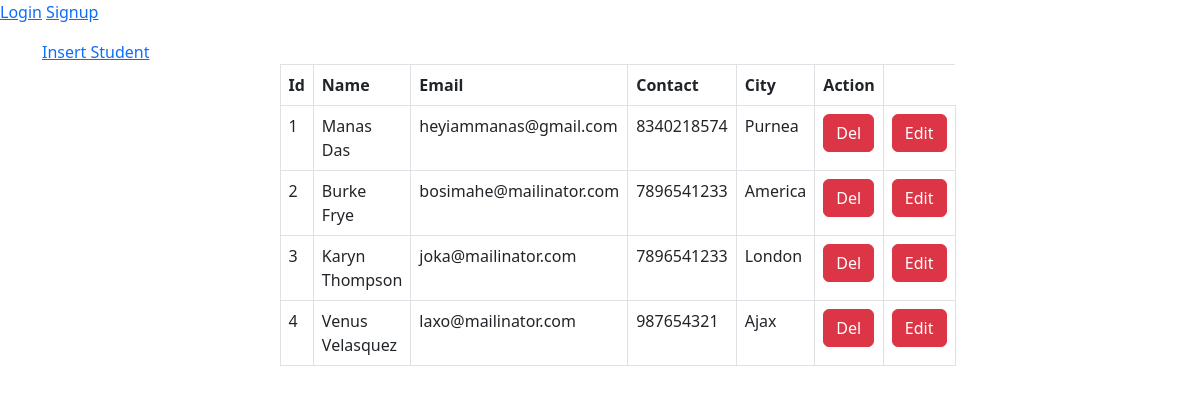
/, run on an earlier commit of the app's database.
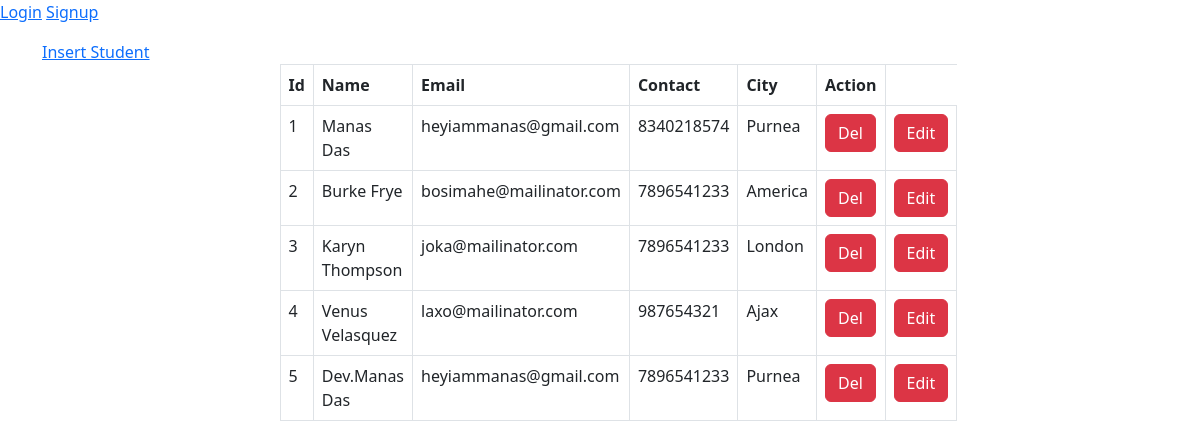
And on a later commit of the database.
### students/models.py (models this page shows, shortened)
class StudentsRecord(models.Model):
    name = models.CharField(max_length=200)
    email = models.CharField(max_length=200)
    contact = models.CharField(max_length=200)
    city = models.CharField(max_length=200)

### students/views.py (the view)
# urls.py: path('', StudentView.as_view(), name="homepage"),
class StudentView(ListView):
    model = StudentsRecord

### template/students/studentsrecord_list.html
{% extends "parent.html" %}
{% block content %}
<div class="container mt-3">
    <div class="row">
            <a href="{% url 'insertPage' %}">Insert Student</a>
        <div class="col-7 mx-auto">
            <table class="table table-bordered">
                <thead>
                    <tr>
                        <th>Id</th>
                        <th>Name</th>
                        <th>Email</th>
                        <th>Contact</th>
                        <th>City</th>
                        <th>Action</th>
                    </tr>
                </thead>
                <tbody>
                    {% for student in object_list  %}
                      <tr>
                            <td>{{ student.id }}</td>
                            <td>{{ student.name }}</td>
                            <td>{{ student.email }}</td>
                            <td>{{ student.contact }}</td>
                            <td>{{ student.city }}</td>
                            <td><a href="{% url 'deleteStudent' student.id %}" class="btn btn-danger">Del</a></td>
                            <td><a href="{% url 'StudentEditView' student.id %}" class="btn btn-danger">Edit</a></td>
                      </tr>
                    {% endfor %}
                </tbody>
            </table>
        </div>
    </div>
</div>
{% endblock content %}

What changed in the data, as far as the page shows it:
added StudentsRecord: id "5", name "Dev.Manas Das", email "heyiammanas@gmail.com", contact "7896541233", city "Purnea"
